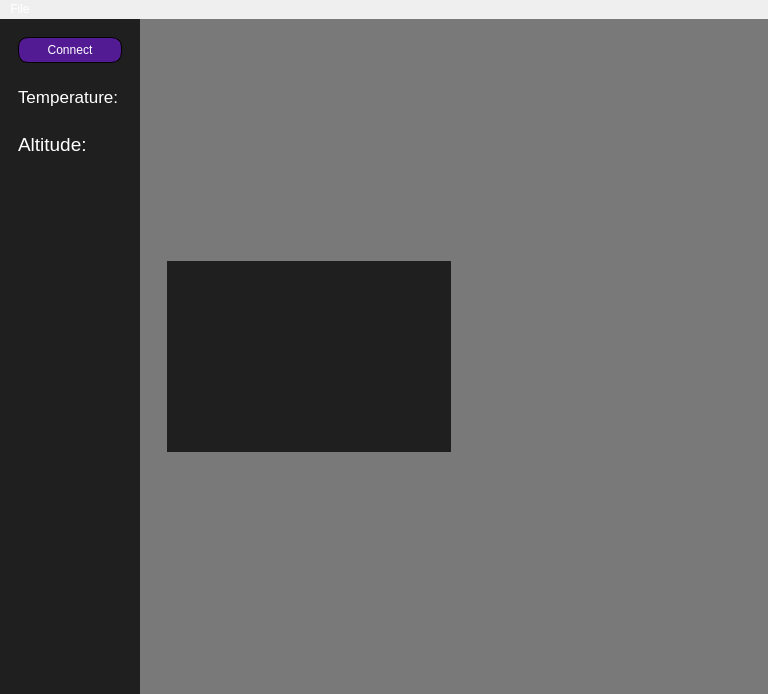
<?xml version="1.0" encoding="UTF-8"?>
<ui version="4.0">
 <class>MainWindow</class>
 <widget class="QMainWindow" name="MainWindow">
  <property name="geometry">
   <rect>
    <x>0</x>
    <y>0</y>
    <width>768</width>
    <height>694</height>
   </rect>
  </property>
  <property name="windowTitle">
   <string>MainWindow</string>
  </property>
  <property name="styleSheet">
   <string notr="true">*{
	border: none;
	background-color: transparent;
	background: none;
	padding: 0;
	margine: 0;
	color: #fff;
}
#centralwidget{
	background-color: #2e2e2e
}
#PlotWidget{
	background: #1f1f1f
}
#leftMenuSubContainer{
	background-color: #1f1f1f
}
QPushButton{
	text-align: middle;
	padding: 2px;
}</string>
  </property>
  <widget class="QWidget" name="centralwidget">
   <layout class="QHBoxLayout" name="horizontalLayout">
    <property name="spacing">
     <number>0</number>
    </property>
    <property name="leftMargin">
     <number>0</number>
    </property>
    <property name="topMargin">
     <number>0</number>
    </property>
    <property name="rightMargin">
     <number>0</number>
    </property>
    <property name="bottomMargin">
     <number>0</number>
    </property>
    <item alignment="Qt::AlignLeft">
     <widget class="QWidget" name="leftMenuContainer" native="true">
      <layout class="QVBoxLayout" name="verticalLayout">
       <property name="leftMargin">
        <number>0</number>
       </property>
       <property name="topMargin">
        <number>0</number>
       </property>
       <property name="rightMargin">
        <number>0</number>
       </property>
       <property name="bottomMargin">
        <number>0</number>
       </property>
       <item>
        <widget class="QWidget" name="leftMenuSubContainer" native="true">
         <property name="minimumSize">
          <size>
           <width>140</width>
           <height>0</height>
          </size>
         </property>
         <layout class="QVBoxLayout" name="verticalLayout_2">
          <item>
           <widget class="QFrame" name="leftMenuTopFrame">
            <property name="autoFillBackground">
             <bool>false</bool>
            </property>
            <property name="frameShape">
             <enum>QFrame::StyledPanel</enum>
            </property>
            <property name="frameShadow">
             <enum>QFrame::Raised</enum>
            </property>
            <layout class="QVBoxLayout" name="verticalLayout_3">
             <item>
              <widget class="QPushButton" name="connectButton">
               <property name="sizePolicy">
                <sizepolicy hsizetype="Minimum" vsizetype="Fixed">
                 <horstretch>0</horstretch>
                 <verstretch>0</verstretch>
                </sizepolicy>
               </property>
               <property name="minimumSize">
                <size>
                 <width>10</width>
                 <height>10</height>
                </size>
               </property>
               <property name="autoFillBackground">
                <bool>false</bool>
               </property>
               <property name="styleSheet">
                <string notr="true">QPushButton {
    color: rgb(255, 255, 255);
    border: 1px solid rgb(0, 0, 0);
    border-radius: 10px;
    border-style: outset;
    background: rgb(83, 27, 147);
    padding: 5px;
    }

QPushButton:hover {
	background: rgb(98, 38, 166);
    }

QPushButton:pressed {
    border-style: inset;
    background: rgb(134, 70, 207);
    }</string>
               </property>
               <property name="text">
                <string>Connect</string>
               </property>
               <property name="checkable">
                <bool>true</bool>
               </property>
              </widget>
             </item>
            </layout>
           </widget>
          </item>
          <item>
           <widget class="QFrame" name="leftMenuMiddleFrame">
            <property name="autoFillBackground">
             <bool>false</bool>
            </property>
            <property name="frameShape">
             <enum>QFrame::StyledPanel</enum>
            </property>
            <property name="frameShadow">
             <enum>QFrame::Raised</enum>
            </property>
            <layout class="QVBoxLayout" name="verticalLayout_5">
             <item>
              <widget class="QFrame" name="frame">
               <property name="frameShape">
                <enum>QFrame::StyledPanel</enum>
               </property>
               <property name="frameShadow">
                <enum>QFrame::Raised</enum>
               </property>
               <layout class="QHBoxLayout" name="horizontalLayout_6">
                <property name="leftMargin">
                 <number>0</number>
                </property>
                <property name="topMargin">
                 <number>0</number>
                </property>
                <property name="rightMargin">
                 <number>0</number>
                </property>
                <property name="bottomMargin">
                 <number>0</number>
                </property>
                <item>
                 <widget class="QLabel" name="label1">
                  <property name="font">
                   <font>
                    <pointsize>13</pointsize>
                   </font>
                  </property>
                  <property name="text">
                   <string>Temperature:</string>
                  </property>
                 </widget>
                </item>
               </layout>
              </widget>
             </item>
             <item>
              <widget class="QFrame" name="frame_2">
               <property name="frameShape">
                <enum>QFrame::StyledPanel</enum>
               </property>
               <property name="frameShadow">
                <enum>QFrame::Raised</enum>
               </property>
               <layout class="QHBoxLayout" name="horizontalLayout_7">
                <property name="leftMargin">
                 <number>0</number>
                </property>
                <property name="topMargin">
                 <number>0</number>
                </property>
                <property name="rightMargin">
                 <number>0</number>
                </property>
                <property name="bottomMargin">
                 <number>0</number>
                </property>
                <item>
                 <widget class="QLabel" name="tempLabel">
                  <property name="text">
                   <string/>
                  </property>
                  <property name="alignment">
                   <set>Qt::AlignCenter</set>
                  </property>
                 </widget>
                </item>
               </layout>
              </widget>
             </item>
             <item>
              <widget class="QFrame" name="frame_3">
               <property name="frameShape">
                <enum>QFrame::StyledPanel</enum>
               </property>
               <property name="frameShadow">
                <enum>QFrame::Raised</enum>
               </property>
               <layout class="QHBoxLayout" name="horizontalLayout_8">
                <property name="leftMargin">
                 <number>0</number>
                </property>
                <property name="topMargin">
                 <number>0</number>
                </property>
                <property name="rightMargin">
                 <number>0</number>
                </property>
                <property name="bottomMargin">
                 <number>0</number>
                </property>
                <item>
                 <widget class="QLabel" name="label2">
                  <property name="font">
                   <font>
                    <pointsize>14</pointsize>
                   </font>
                  </property>
                  <property name="text">
                   <string>Altitude:</string>
                  </property>
                 </widget>
                </item>
               </layout>
              </widget>
             </item>
             <item>
              <widget class="QFrame" name="frame_7">
               <property name="frameShape">
                <enum>QFrame::StyledPanel</enum>
               </property>
               <property name="frameShadow">
                <enum>QFrame::Raised</enum>
               </property>
               <layout class="QHBoxLayout" name="horizontalLayout_5">
                <property name="leftMargin">
                 <number>0</number>
                </property>
                <property name="topMargin">
                 <number>0</number>
                </property>
                <property name="rightMargin">
                 <number>0</number>
                </property>
                <property name="bottomMargin">
                 <number>0</number>
                </property>
                <item>
                 <widget class="QLabel" name="altitudeLabel">
                  <property name="text">
                   <string/>
                  </property>
                  <property name="alignment">
                   <set>Qt::AlignCenter</set>
                  </property>
                 </widget>
                </item>
               </layout>
              </widget>
             </item>
            </layout>
           </widget>
          </item>
          <item>
           <spacer name="verticalSpacer">
            <property name="orientation">
             <enum>Qt::Vertical</enum>
            </property>
            <property name="sizeHint" stdset="0">
             <size>
              <width>20</width>
              <height>40</height>
             </size>
            </property>
           </spacer>
          </item>
          <item>
           <widget class="QFrame" name="leftMenuBottomFrame">
            <property name="autoFillBackground">
             <bool>false</bool>
            </property>
            <property name="frameShape">
             <enum>QFrame::StyledPanel</enum>
            </property>
            <property name="frameShadow">
             <enum>QFrame::Raised</enum>
            </property>
           </widget>
          </item>
         </layout>
        </widget>
       </item>
      </layout>
     </widget>
    </item>
    <item>
     <widget class="QWidget" name="mainBodyContainer" native="true">
      <property name="sizePolicy">
       <sizepolicy hsizetype="Expanding" vsizetype="Preferred">
        <horstretch>0</horstretch>
        <verstretch>0</verstretch>
       </sizepolicy>
      </property>
      <property name="styleSheet">
       <string notr="true">background-color: rgb(121, 121, 121)</string>
      </property>
      <layout class="QHBoxLayout" name="horizontalLayout_3">
       <item>
        <widget class="QWidget" name="widget" native="true">
         <property name="sizePolicy">
          <sizepolicy hsizetype="Expanding" vsizetype="Expanding">
           <horstretch>0</horstretch>
           <verstretch>0</verstretch>
          </sizepolicy>
         </property>
         <layout class="QVBoxLayout" name="verticalLayout_4">
          <item>
           <widget class="QFrame" name="frame_4">
            <property name="frameShape">
             <enum>QFrame::StyledPanel</enum>
            </property>
            <property name="frameShadow">
             <enum>QFrame::Raised</enum>
            </property>
           </widget>
          </item>
          <item>
           <widget class="QFrame" name="frame_5">
            <property name="frameShape">
             <enum>QFrame::StyledPanel</enum>
            </property>
            <property name="frameShadow">
             <enum>QFrame::Raised</enum>
            </property>
            <layout class="QHBoxLayout" name="horizontalLayout_4">
             <item>
              <widget class="PlotWidget" name="graph1" native="true">
               <property name="styleSheet">
                <string notr="true">background-color: #1f1f1f</string>
               </property>
              </widget>
             </item>
             <item>
              <widget class="PlotWidget" name="graph2" native="true"/>
             </item>
            </layout>
           </widget>
          </item>
          <item>
           <widget class="QFrame" name="frame_6">
            <property name="frameShape">
             <enum>QFrame::StyledPanel</enum>
            </property>
            <property name="frameShadow">
             <enum>QFrame::Raised</enum>
            </property>
            <layout class="QHBoxLayout" name="horizontalLayout_2">
             <item>
              <widget class="PlotWidget" name="graph7" native="true"/>
             </item>
            </layout>
           </widget>
          </item>
         </layout>
        </widget>
       </item>
      </layout>
     </widget>
    </item>
   </layout>
  </widget>
  <widget class="QMenuBar" name="menubar">
   <property name="geometry">
    <rect>
     <x>0</x>
     <y>0</y>
     <width>768</width>
     <height>21</height>
    </rect>
   </property>
   <widget class="QMenu" name="menuFile">
    <property name="title">
     <string>File</string>
    </property>
    <widget class="QMenu" name="menuPort">
     <property name="title">
      <string>Port</string>
     </property>
    </widget>
    <widget class="QMenu" name="menuBaudrate">
     <property name="title">
      <string>Baudrate</string>
     </property>
     <addaction name="br9600"/>
     <addaction name="br115200"/>
    </widget>
    <addaction name="menuPort"/>
    <addaction name="menuBaudrate"/>
   </widget>
   <addaction name="menuFile"/>
  </widget>
  <action name="br9600">
   <property name="checkable">
    <bool>true</bool>
   </property>
   <property name="text">
    <string>9600</string>
   </property>
  </action>
  <action name="br115200">
   <property name="checkable">
    <bool>true</bool>
   </property>
   <property name="checked">
    <bool>true</bool>
   </property>
   <property name="text">
    <string>115200</string>
   </property>
  </action>
 </widget>
 <customwidgets>
  <customwidget>
   <class>PlotWidget</class>
   <extends>QWidget</extends>
   <header>pyqtgraph</header>
   <container>1</container>
  </customwidget>
 </customwidgets>
 <resources/>
 <connections/>
</ui>
